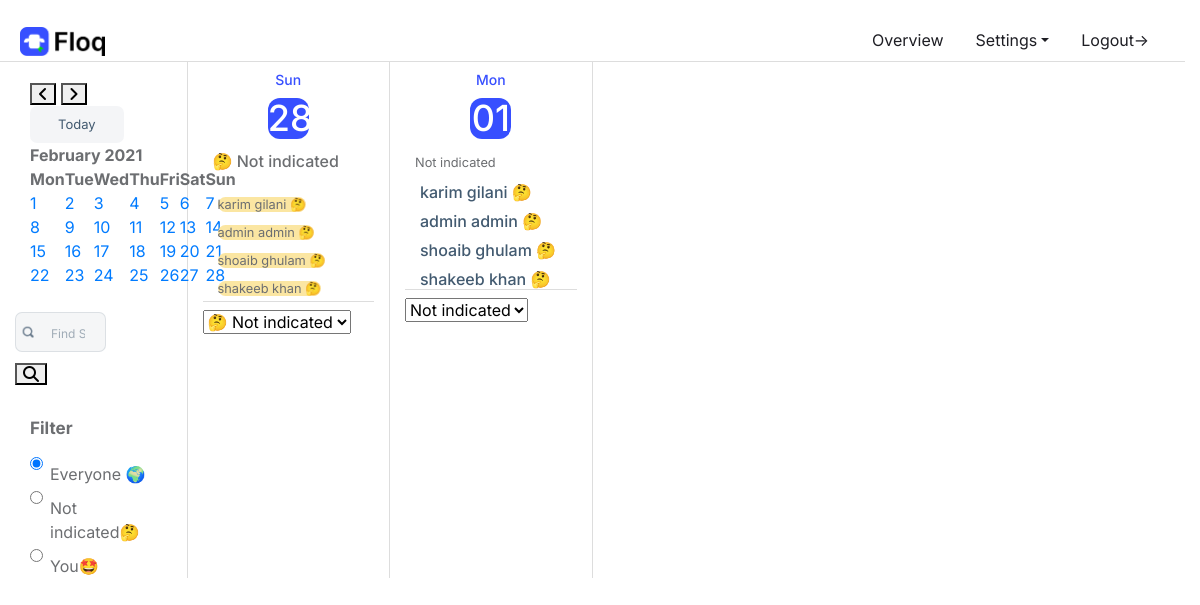
Page /overview/2021/2/28/ (signed in) on the committed database.
### users/models.py (models this page shows, shortened)
class Account(AbstractBaseUser):
	email 					= models.EmailField(verbose_name="email", max_length=60, unique=True)
	first_name				= models.CharField(verbose_name="first_name", max_length=40)
	last_name 				= models.CharField(verbose_name="last_name", max_length=40)
	full_name 				= models.CharField(verbose_name="full_name", max_length=80)
	organization			= models.ForeignKey(Organization, on_delete=models.CASCADE, null=True)
	date_joined				= models.DateTimeField(verbose_name='date joined', auto_now_add=True)
	last_login				= models.DateTimeField(verbose_name='last login', auto_now=True)
	is_admin				= models.BooleanField(default=False)
	is_active				= models.BooleanField(default=True)
	is_staff				= models.BooleanField(default=False)
	is_superuser			= models.BooleanField(default=False)
	USERNAME_FIELD = "email"
	REQUIRED_FIELDS = ["first_name", "last_name",]
	objects = MyAccountManager()

### overview/views.py (the view, shortened to what this page needs)
# urls.py: path('overview/', overview_view, name='overview'),
@login_required
def overview_view(request, year=datetime.now().year, month=datetime.now().month, day=datetime.now().day):
    context = {}
    context['year'] = year
    context['month'] = month
    context['day'] = day
    day1 = datetime(year, month, day)
    context['day1'] = day1.replace(hour=0, minute=0, second=0, microsecond=0, tzinfo=pytz.utc)
    context['day2'] = day1 + timedelta(days=1)
    context['day3'] = day1 + timedelta(days=2)
    context['day4'] = day1 + timedelta(days=3)
    context['day5'] = day1 + timedelta(days=4)
    last_day_current_month = context['day1'].replace(day=1)
    lastMonth = last_day_current_month - timedelta(days=1)
    context['lastMonth'] = lastMonth
    nextMonth = lastMonth + timedelta(days=32)
    context['nextMonth'] = nextMonth.replace(day=1)
    context['today'] = datetime.today()
    context['calendar']  = CustomHTMLCalender().formatmonth(year, month)
    if request.method == 'GET':
        if 'term' in request.GET:
            query_set_full_names = Account.objects.filter(organization_id=request.user.organization_id).filter(
                full_name__icontains=request.GET.get('term'))
            full_names = []
            for full_name in query_set_full_names:
                full_names.append(full_name.full_name)
            return JsonResponse(full_names, safe=False)
        else:
            context['bookings1'] = Booking.objects.filter(
                Q(organization_id=request.user.organization_id) & Q(booking_time__exact=context['day1']))
            context['bookings2'] = Booking.objects.filter(
                Q(organization_id=request.user.organization_id) & Q(booking_time__exact=context['day2']))
            context['bookings3'] = Booking.objects.filter(
                Q(organization_id=request.user.organization_id) & Q(booking_time__exact=context['day3']))
            context['bookings4'] = Booking.objects.filter(
                Q(organization_id=request.user.organization_id) & Q(booking_time__exact=context['day4']))
            context['bookings5'] = Booking.objects.filter(
                Q(organization_id=request.user.organization_id) & Q(booking_time__exact=context['day5']))
            context['offices'] = Office.objects.filter(organization_id__exact=request.user.organization_id)
            all_accounts = Account.objects.filter(organization_id=request.user.organization_id)
            context['non_bookings1'] = all_accounts.exclude(id__in=context['bookings1'].values('account_id'))
            context['non_bookings2'] = all_accounts.exclude(id__in=context['bookings2'].values('account_id'))
            all_locations = Office.objects.filter(organization_id=request.user.organization_id)
            current_location1 = Booking.objects.filter(account_id=request.user.id).filter(
                booking_time__exact=context['day1'])
            if not current_location1:
                context['current_location1'] = {'not_indicated': 'Not indicated'}
                context['other_locations1'] = all_locations
            else:
                context['other_locations1'] = all_locations.exclude(
                    id=current_location1.values('office_id')[0]['office_id'])
                context['current_location1'] = Office.objects.filter(
                    id=current_location1.values('office_id')[0]['office_id'])
            spots_with_bookings1 = Booking.objects.filter(organization_id=request.user.organization_id).filter(booking_time__exact=context['day1']).values('office_id', 'office__office_capacity', 'office__office_name')
            spots_with_bookings1 = spots_with_bookings1.annotate(office_bookings1=Count('office_id'))
            context['spots_with_bookings1'] = spots_with_bookings1.annotate(remaining_spots=F('office__office_capacity') - F('office_bookings1'))
            context['spots_without_bookings1'] = Office.objects.filter(organization_id=request.user.organization_id).exclude(id__in=context['spots_with_bookings1'].values('office_id'))
            print(context['spots_with_bookings1'])
            print(context['spots_without_bookings1'].values())
            current_location2 = Booking.objects.filter(account_id=request.user.id).filter(
                booking_time__exact=context['day2'])
            if not current_location2:
                context['current_location2'] = {'not_indicated': 'Not indicated'}
                context['other_locations2'] = all_locations
            else:
                context['other_locations2'] = all_locations.exclude(
                    id=current_location2.values('office_id')[0]['office_id'])
                context['current_location2'] = Office.objects.filter(
                    id=current_location2.values('office_id')[0]['office_id'])
            return render(request, 'overview/overview.html', context)

### overview/views.py (called while the page is built)
    def formatday(self, day, weekday):
        if day != 0:
            cssclass = self.cssclasses[weekday]
            if date.today() == date(self.year, self.month, day):
                cssclass += ' today'
            return self.date_cell(cssclass, day)
        return self.no_date_cell('noday', '&nbsp;')

    def formatmonth(self, year, month):
        self.year, self.month = year, month
        return super(CustomHTMLCalender, self).formatmonth(year, month)

    def date_cell(self, cssclass, date):
        return '<td class="%s"><a href=/overview/{0}/{1}/{2}>%s</a></td>'.format(self.year,self.month,date) % (cssclass, date)

### overview/templates/overview/overview.html (shortened to what this page needs)
{% extends "overview/base_overview.html" %}
{% block content %}
    {% load static %}
    <div class="main-content">
        <div class="row">
            <div class="col-lg-2 left-side">
                <div class="left-sidebar">
                    <div style="margin-top: 20px;" class="datecal">
                        <div class="container">
                            <a href="{% url 'overview' year=lastMonth.year month=lastMonth.month day=lastMonth.day %}"
                               id="prev">
                                <button class="fas fa-angle-left"></button>
                            </a>
                            <a href="{% url 'overview' year=nextMonth.year month=nextMonth.month day=nextMonth.day %}"
                               id="next">
                                <button class="fas fa-angle-right"></button>
                            </a>
                            <a href="{% url 'overview' year=today.year month=today.month day=today.day %}"
                               id="prev">
                                <button class="todays">Today</button>
                            </a>
                        </div>
                        {{ calendar|safe }}
                    </div>
                    <div class="row">
                        <form> {% csrf_token %}
                            <div class="find-someone col-sm-9">
                                <input type="text" placeholder="Find Someone" id="search-field">
                            </div>
                            <div class="col-sm-3">
                                <button class="fas fa-search" type="submit"></button>
                            </div>
                        </form>
                    </div>
                </div>
                <div class="filter-check">
                    <span class="filter"> Filter</span>
                    <div class="form-check">
                        <input class="form-check-input" type="radio" name="flexRadioDefault" id="everyone-radio" value="Everyone">
                        <label class="form-check-label" for="flexRadioDefault1">Everyone 🌍</label>
                    </div>
                    <div class="form-check">
                        <input class="form-check-input" type="radio" name="flexRadioDefault" id="flexRadioDefault2"
                               value="Afi">
                        <label class="form-check-label" for="flexRadioDefault2">
                            Not indicated🤔
                        </label>
                    </div>
                    <div class="form-check">
                        <input class="form-check-input" type="radio" name="flexRadioDefault" id="you-radio"
                               value="{{ request.user.id }}">
                        <label class="form-check-label" for="flexRadioDefault2">
                            You🤩
                        </label>
                    </div>
                </div>
            </div>
            <div class="col-md-2 right-side">
                <div class="main-body">
                    <div class="header-timeline">
                        <span class="day" id="weekday-span-1">{{ day1| date:"D" }}</span>
                        <span class="date" id="date-span-1">{{ day1| date:"d" }} </span>
                    </div>
                    <div class="client-list">
                        {% if non_bookings1 %}
                            <p>🤔 Not indicated</p>
                        {% endif %}
                        {% for non_booking1 in non_bookings1 %}
                            <div class="client-item">
                                <div class="client-text">
                                    <small class="name not-indicated-user-element">{{ non_booking1.first_name }} {{ non_booking1.last_name }}
                                        🤔</small>
                                </div>
                            </div>
                        {% endfor %}
                    </div>
                    <div class="client-fixed">
                        <div class="client-office">
                            <form method="post"
                                  action="."> {% csrf_token %}
                                <select class="form-select" id="location-select1" name="booking_selection_1"
                                        aria-label="Default select example">
                                    {% if current_location1 %}
                                        {% if current_location1.not_indicated == 'Not indicated' %}
                                            <option value="{{ current_location1.not_indicated }}"
                                                    selected>🤔 {{ current_location1.not_indicated }}</option>
                                        {% endif %}
                                    {% endif %}
                                </select>
                            </form>
                        </div>
                    </div>
                </div>
            </div>
            <div class="col-md-2 right-side">
                <div class="main-body">
                    <div class="header-timeline">
                        <span class="day" id="weekday-span-1">{{ day2| date:"D" }}</span>
                        <span class="date" id="date-span-1">{{ day2| date:"d" }} </span>
                    </div>
                    <div class="client-list">
                        {% if non_bookings2 %}
                            <small>Not indicated</small><br>
                        {% endif %}
                        {% for non_booking in non_bookings2 %}
                            <div class="client-item">
                                <div class="client-text">
                                    <p class="name">{{ non_booking.first_name }} {{ non_booking.last_name }}
                                        🤔</p>
                                </div>
                            </div>
                        {% endfor %}
                    </div>
                    <div class="client-fixed">
                        <div class="client-office">
                            <form method="post"
                                  action="."> {% csrf_token %}
                                <select class="form-select" id="location-select2" name="booking_selection_1"
                                        aria-label="Default select example">
                                    {% if current_location2 %}
                                        {% if current_location2.not_indicated == 'Not indicated' %}
                                            <option value="{{ current_location2.not_indicated }}"
                                                    selected>{{ current_location2.not_indicated }}</option>
                                        {% else %}
                                            {% for current_selection in current_location2 %}
                                                <option value="{{ current_selection.id }}"
                                                        selected>{{ current_selection.office_name }}</option>
                                            {% endfor %}
                                        {% endif %}
                                    {% endif %}
                                </select>
                            </form>
                        </div>
                    </div>
                </div>
            </div>
        </div>
    </div>
{% endblock content %}
{% block script %}
    <link rel="stylesheet" href="//code.jquery.com/ui/1.12.1/themes/base/jquery-ui.css">
{% endblock script %}

### overview/static/overview/css/main.css (style rules this page uses)
label { margin-top: 10px; }
input { margin-bottom: 10px !important; }
body { font-family: 'Inter', sans-serif; font-size: 16px; font-weight: 400; background: #fff; color: #6C6E71; }
p { justify-content: center; align-content: center; font-family: 'Inter'; color: #6C6E71; font-weight: 500; }
small { line-height: 10px; margin-bottom: 10px; }
small.not-indicated-user-element { background-color: #FBE6A2; border-radius: 25px; }
.main-content { border-top: 1px solid #ddd !important; }
.left-side { padding-left: 30px !important; padding-right: 40px; border-right: 1px solid #ddd; }
.left-sidebar .find-someone { text-align: center; margin-top: 25px; }
.left-sidebar .find-someone input { background-color: #F5F6F7!important; border: 1px solid rgba(67, 90, 111, 0.14); box-sizing: border-box; border-radius: 7px; display: inline-block; Width: 192px; padding: 7px 20px; background: url('../img/search-icon.png'); background-repeat: no-repeat; background-size: 20px; background-position: top 10px left 3px; display: block; width: 100%; padding-left: 35px; }
.left-sidebar .find-someone input::placeholder { color: #425A70; opacity: 0.47; font-size: 12px; }
.filter-check { margin-top: 30px; margin-left: 15px; }
.filter-check .filter { font-size: 17px; font-weight: 700; margin-bottom: 10px; display: block; }
.right-side { border-right: 1px solid #ddd; }
.header-timeline { text-align: center; align-content: center; padding: 10px 0; padding-bottom: 0px; }
.header-timeline .day { display: block; font-weight: 500; font-size: 14px; line-height: 16px; color: #374FFF; }
.header-timeline .date { width: 41px; height: 41px; left: 335px; top: 127px; background: #374FFF; border-radius: 12px; display: inline-block; font-weight: 500; font-size: 36px; line-height: 41px; color: #fff; margin: 10px 0; }
.client-list { padding-left: 10px; }
.client-item { display: flex; justify-content: flex-start; padding: 2px 5px; }
.client-item p.name { margin-bottom: 0; color: #425A70; font-size: 16px; font-weight: 500; line-height: 1; margin-top: 9px; }
.client-fixed { border-top: 1px solid #ddd; }
.client-office { bottom: 0; background: #fff; width: 15%; padding: 8px 0px; }
.datecal { margin-top: 20px; }
table.month { margin-left: 15px; }
.todays { color: #425A70; font-size: 13px; border:0; outline: none; background: rgba(66, 90, 112, 0.06); border-radius: 7px; padding: 9px 28px; }

### rows in the picture
Account: first_name "karim", last_name "gilani"
Account: first_name "admin", last_name "admin"
Account: first_name "shoaib", last_name "ghulam"
Account: first_name "shakeeb", last_name "khan"

### other values in the picture
{{ calendar|safe }} "February 2021 Mon Tue Wed Thu Fri Sat Sun 1 2 3 4 5 6 7 8 9 10 11 12 13 14 15 16 17 18 19 20 21 22 23 24 25 26 27 28"
{{ day1| date:"D" }} "Sun"
{{ day1| date:"d" }} "28"
{{ day2| date:"D" }} "Mon"
{{ day2| date:"d" }} "01"
form field booking_selection_1 "Not indicated"
